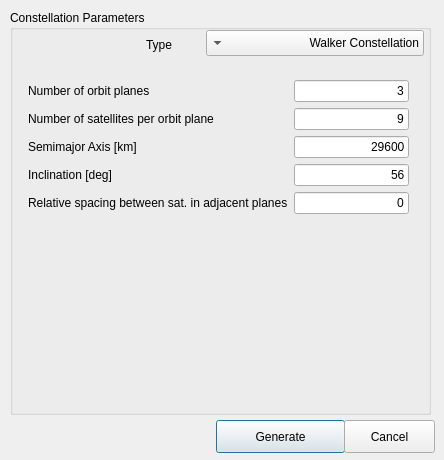
<?xml version="1.0" encoding="UTF-8"?>
<ui version="4.0">
 <class>constellationWizardDialog</class>
 <widget class="QDialog" name="constellationWizardDialog">
  <property name="geometry">
   <rect>
    <x>0</x>
    <y>0</y>
    <width>444</width>
    <height>460</height>
   </rect>
  </property>
  <property name="minimumSize">
   <size>
    <width>444</width>
    <height>460</height>
   </size>
  </property>
  <property name="windowTitle">
   <string>Constellation Wizard</string>
  </property>
  <property name="locale">
   <locale language="English" country="UnitedStates"/>
  </property>
  <widget class="QPushButton" name="pushButton">
   <property name="geometry">
    <rect>
     <x>216</x>
     <y>420</y>
     <width>129</width>
     <height>33</height>
    </rect>
   </property>
   <property name="text">
    <string>Generate</string>
   </property>
  </widget>
  <widget class="QPushButton" name="pushButton_2">
   <property name="geometry">
    <rect>
     <x>344</x>
     <y>420</y>
     <width>91</width>
     <height>33</height>
    </rect>
   </property>
   <property name="text">
    <string>Cancel</string>
   </property>
  </widget>
  <widget class="QGroupBox" name="constellationParametersGroupBox">
   <property name="geometry">
    <rect>
     <x>10</x>
     <y>10</y>
     <width>421</width>
     <height>405</height>
    </rect>
   </property>
   <property name="title">
    <string>Constellation Parameters</string>
   </property>
   <widget class="QComboBox" name="constTypeComboBox">
    <property name="geometry">
     <rect>
      <x>196</x>
      <y>20</y>
      <width>218</width>
      <height>26</height>
     </rect>
    </property>
    <property name="layoutDirection">
     <enum>Qt::RightToLeft</enum>
    </property>
    <property name="currentIndex">
     <number>0</number>
    </property>
    <item>
     <property name="text">
      <string>Walker Constellation</string>
     </property>
    </item>
    <item>
     <property name="text">
      <string>Flower Constellation</string>
     </property>
    </item>
    <item>
     <property name="text">
      <string>Self-defined Constellation</string>
     </property>
    </item>
    <item>
     <property name="text">
      <string>Along-track Formation</string>
     </property>
    </item>
    <item>
     <property name="text">
      <string>Cross-track Formation</string>
     </property>
    </item>
   </widget>
   <widget class="QLabel" name="label">
    <property name="geometry">
     <rect>
      <x>136</x>
      <y>24</y>
      <width>45</width>
      <height>21</height>
     </rect>
    </property>
    <property name="text">
     <string>Type</string>
    </property>
   </widget>
   <widget class="QStackedWidget" name="constellationParametersStackWidget">
    <property name="geometry">
     <rect>
      <x>10</x>
      <y>50</y>
      <width>397</width>
      <height>341</height>
     </rect>
    </property>
    <property name="currentIndex">
     <number>0</number>
    </property>
    <widget class="QWidget" name="WalkerPage">
     <widget class="QWidget" name="formLayoutWidget">
      <property name="geometry">
       <rect>
        <x>8</x>
        <y>20</y>
        <width>381</width>
        <height>169</height>
       </rect>
      </property>
      <layout class="QFormLayout" name="formLayout">
       <item row="3" column="0">
        <widget class="QLabel" name="inclinationLabel">
         <property name="text">
          <string>Inclination [deg]</string>
         </property>
        </widget>
       </item>
       <item row="3" column="1">
        <widget class="QLineEdit" name="inclinationLineEdit">
         <property name="text">
          <string>56</string>
         </property>
         <property name="alignment">
          <set>Qt::AlignRight|Qt::AlignTrailing|Qt::AlignVCenter</set>
         </property>
        </widget>
       </item>
       <item row="0" column="0">
        <widget class="QLabel" name="numberOfOrbitPlanesLabel">
         <property name="text">
          <string>Number of orbit planes</string>
         </property>
        </widget>
       </item>
       <item row="0" column="1">
        <widget class="QLineEdit" name="numberOfOrbitPlanesLineEdit">
         <property name="text">
          <string>3</string>
         </property>
         <property name="alignment">
          <set>Qt::AlignRight|Qt::AlignTrailing|Qt::AlignVCenter</set>
         </property>
        </widget>
       </item>
       <item row="1" column="0">
        <widget class="QLabel" name="numberOfSatellitesLabel">
         <property name="text">
          <string>Number of satellites per orbit plane</string>
         </property>
        </widget>
       </item>
       <item row="1" column="1">
        <widget class="QLineEdit" name="numberOfSatellitesLineEdit">
         <property name="text">
          <string>9</string>
         </property>
         <property name="alignment">
          <set>Qt::AlignRight|Qt::AlignTrailing|Qt::AlignVCenter</set>
         </property>
        </widget>
       </item>
       <item row="2" column="0">
        <widget class="QLabel" name="semiMajoraxisLabel">
         <property name="text">
          <string>Semimajor Axis [km]</string>
         </property>
        </widget>
       </item>
       <item row="2" column="1">
        <widget class="QLineEdit" name="semiMajoraxisLineEdit">
         <property name="text">
          <string>29600</string>
         </property>
         <property name="alignment">
          <set>Qt::AlignRight|Qt::AlignTrailing|Qt::AlignVCenter</set>
         </property>
        </widget>
       </item>
       <item row="4" column="0">
        <widget class="QLabel" name="relSpacingLabel">
         <property name="toolTip">
          <string>natural number between 0 and number of orbit planes -1</string>
         </property>
         <property name="text">
          <string>Relative spacing between sat. in adjacent planes</string>
         </property>
        </widget>
       </item>
       <item row="4" column="1">
        <widget class="QLineEdit" name="relSpacingLineEdit">
         <property name="text">
          <string>0</string>
         </property>
         <property name="alignment">
          <set>Qt::AlignRight|Qt::AlignTrailing|Qt::AlignVCenter</set>
         </property>
        </widget>
       </item>
      </layout>
     </widget>
    </widget>
    <widget class="QWidget" name="FlowerPage">
     <widget class="QWidget" name="formLayoutWidget_2">
      <property name="geometry">
       <rect>
        <x>10</x>
        <y>24</y>
        <width>376</width>
        <height>308</height>
       </rect>
      </property>
      <layout class="QFormLayout" name="formLayout_2">
       <property name="fieldGrowthPolicy">
        <enum>QFormLayout::AllNonFixedFieldsGrow</enum>
       </property>
       <item row="0" column="0">
        <widget class="QLabel" name="numberOfPetalsLabel">
         <property name="text">
          <string>Number of petals</string>
         </property>
        </widget>
       </item>
       <item row="0" column="1">
        <widget class="QLineEdit" name="numberOfPetalsLineEdit">
         <property name="text">
          <string>3</string>
         </property>
         <property name="alignment">
          <set>Qt::AlignRight|Qt::AlignTrailing|Qt::AlignVCenter</set>
         </property>
        </widget>
       </item>
       <item row="1" column="0">
        <widget class="QLabel" name="numberOfDaysToRepeatGroundTrackLabel">
         <property name="text">
          <string>Number of days to repeat ground track</string>
         </property>
        </widget>
       </item>
       <item row="1" column="1">
        <widget class="QLineEdit" name="numberOfDaysToRepeatGroundTrackLineEdit">
         <property name="text">
          <string>1</string>
         </property>
         <property name="alignment">
          <set>Qt::AlignRight|Qt::AlignTrailing|Qt::AlignVCenter</set>
         </property>
        </widget>
       </item>
       <item row="2" column="0">
        <widget class="QLabel" name="numberOfSatellitesLabel_2">
         <property name="text">
          <string>Number of satellites</string>
         </property>
        </widget>
       </item>
       <item row="2" column="1">
        <widget class="QLineEdit" name="numberOfSatellitesLineEdit_2">
         <property name="text">
          <string>12</string>
         </property>
         <property name="alignment">
          <set>Qt::AlignRight|Qt::AlignTrailing|Qt::AlignVCenter</set>
         </property>
        </widget>
       </item>
       <item row="3" column="0">
        <widget class="QLabel" name="perigeeLabel">
         <property name="text">
          <string>Argument of periapsis [deg]</string>
         </property>
        </widget>
       </item>
       <item row="3" column="1">
        <widget class="QLineEdit" name="perigeeLineEdit">
         <property name="text">
          <string>270.0</string>
         </property>
         <property name="alignment">
          <set>Qt::AlignRight|Qt::AlignTrailing|Qt::AlignVCenter</set>
         </property>
        </widget>
       </item>
       <item row="4" column="0">
        <widget class="QLabel" name="inclinationLabel_2">
         <property name="text">
          <string>Inclination [deg]</string>
         </property>
        </widget>
       </item>
       <item row="4" column="1">
        <widget class="QComboBox" name="inclinationComboBox">
         <property name="layoutDirection">
          <enum>Qt::RightToLeft</enum>
         </property>
         <item>
          <property name="text">
           <string>63.4</string>
          </property>
         </item>
         <item>
          <property name="text">
           <string>116.6</string>
          </property>
         </item>
        </widget>
       </item>
       <item row="5" column="0">
        <widget class="QLabel" name="heightOfPerigeeLabel">
         <property name="text">
          <string>Height of periapsis [km]</string>
         </property>
        </widget>
       </item>
       <item row="5" column="1">
        <widget class="QLineEdit" name="heightOfPerigeeLineEdit">
         <property name="text">
          <string>7000.0</string>
         </property>
         <property name="alignment">
          <set>Qt::AlignRight|Qt::AlignTrailing|Qt::AlignVCenter</set>
         </property>
        </widget>
       </item>
       <item row="6" column="0">
        <widget class="QLabel" name="schemeLabel">
         <property name="text">
          <string>scheme</string>
         </property>
        </widget>
       </item>
       <item row="6" column="1">
        <widget class="QComboBox" name="schemeComboBox">
         <item>
          <property name="text">
           <string>symmetric</string>
          </property>
         </item>
         <item>
          <property name="text">
           <string>asymmetric</string>
          </property>
         </item>
        </widget>
       </item>
       <item row="7" column="0">
        <widget class="QLabel" name="raanOfFirstSatelliteLabel">
         <property name="text">
          <string>Raan of first satellite</string>
         </property>
        </widget>
       </item>
       <item row="7" column="1">
        <widget class="QLineEdit" name="raanOfFirstSatelliteLineEdit">
         <property name="text">
          <string>0.0</string>
         </property>
         <property name="alignment">
          <set>Qt::AlignRight|Qt::AlignTrailing|Qt::AlignVCenter</set>
         </property>
        </widget>
       </item>
       <item row="8" column="0">
        <widget class="QLabel" name="initialTrueAnomalyOfFirstSatelliteLabel">
         <property name="text">
          <string>Initial true anomaly of first satellite</string>
         </property>
        </widget>
       </item>
       <item row="8" column="1">
        <widget class="QLineEdit" name="initialTrueAnomalyOfFirstSatelliteLineEdit">
         <property name="text">
          <string>0.0</string>
         </property>
         <property name="alignment">
          <set>Qt::AlignRight|Qt::AlignTrailing|Qt::AlignVCenter</set>
         </property>
        </widget>
       </item>
       <item row="9" column="0">
        <widget class="QLabel" name="limitedOrbitNodeRangeLabel">
         <property name="text">
          <string>Limited orbit node range</string>
         </property>
        </widget>
       </item>
       <item row="9" column="1">
        <widget class="QLineEdit" name="limitedOrbitNodeRangeLineEdit">
         <property name="enabled">
          <bool>false</bool>
         </property>
         <property name="text">
          <string>45.0</string>
         </property>
         <property name="alignment">
          <set>Qt::AlignRight|Qt::AlignTrailing|Qt::AlignVCenter</set>
         </property>
         <property name="readOnly">
          <bool>false</bool>
         </property>
        </widget>
       </item>
      </layout>
     </widget>
    </widget>
    <widget class="QWidget" name="SelfDefinedPage">
     <widget class="QWidget" name="formLayoutWidget_4">
      <property name="geometry">
       <rect>
        <x>92</x>
        <y>20</y>
        <width>297</width>
        <height>29</height>
       </rect>
      </property>
      <layout class="QFormLayout" name="formLayout_4">
       <item row="0" column="0">
        <widget class="QLabel" name="numberOfSatellitesLabel_3">
         <property name="text">
          <string>Number of Satellites</string>
         </property>
        </widget>
       </item>
       <item row="0" column="1">
        <widget class="QLineEdit" name="numberOfSatellitesLineEdit_3">
         <property name="text">
          <string>5</string>
         </property>
         <property name="alignment">
          <set>Qt::AlignRight|Qt::AlignTrailing|Qt::AlignVCenter</set>
         </property>
        </widget>
       </item>
      </layout>
     </widget>
    </widget>
    <widget class="QWidget" name="Seite"/>
    <widget class="QWidget" name="Seite_2"/>
   </widget>
  </widget>
 </widget>
 <resources/>
 <connections>
  <connection>
   <sender>pushButton_2</sender>
   <signal>clicked()</signal>
   <receiver>constellationWizardDialog</receiver>
   <slot>reject()</slot>
   <hints>
    <hint type="sourcelabel">
     <x>360</x>
     <y>378</y>
    </hint>
    <hint type="destinationlabel">
     <x>380</x>
     <y>301</y>
    </hint>
   </hints>
  </connection>
  <connection>
   <sender>pushButton</sender>
   <signal>clicked()</signal>
   <receiver>constellationWizardDialog</receiver>
   <slot>accept()</slot>
   <hints>
    <hint type="sourcelabel">
     <x>191</x>
     <y>381</y>
    </hint>
    <hint type="destinationlabel">
     <x>263</x>
     <y>301</y>
    </hint>
   </hints>
  </connection>
  <connection>
   <sender>constTypeComboBox</sender>
   <signal>currentIndexChanged(int)</signal>
   <receiver>constellationParametersStackWidget</receiver>
   <slot>setCurrentIndex(int)</slot>
   <hints>
    <hint type="sourcelabel">
     <x>248</x>
     <y>39</y>
    </hint>
    <hint type="destinationlabel">
     <x>180</x>
     <y>61</y>
    </hint>
   </hints>
  </connection>
 </connections>
</ui>
